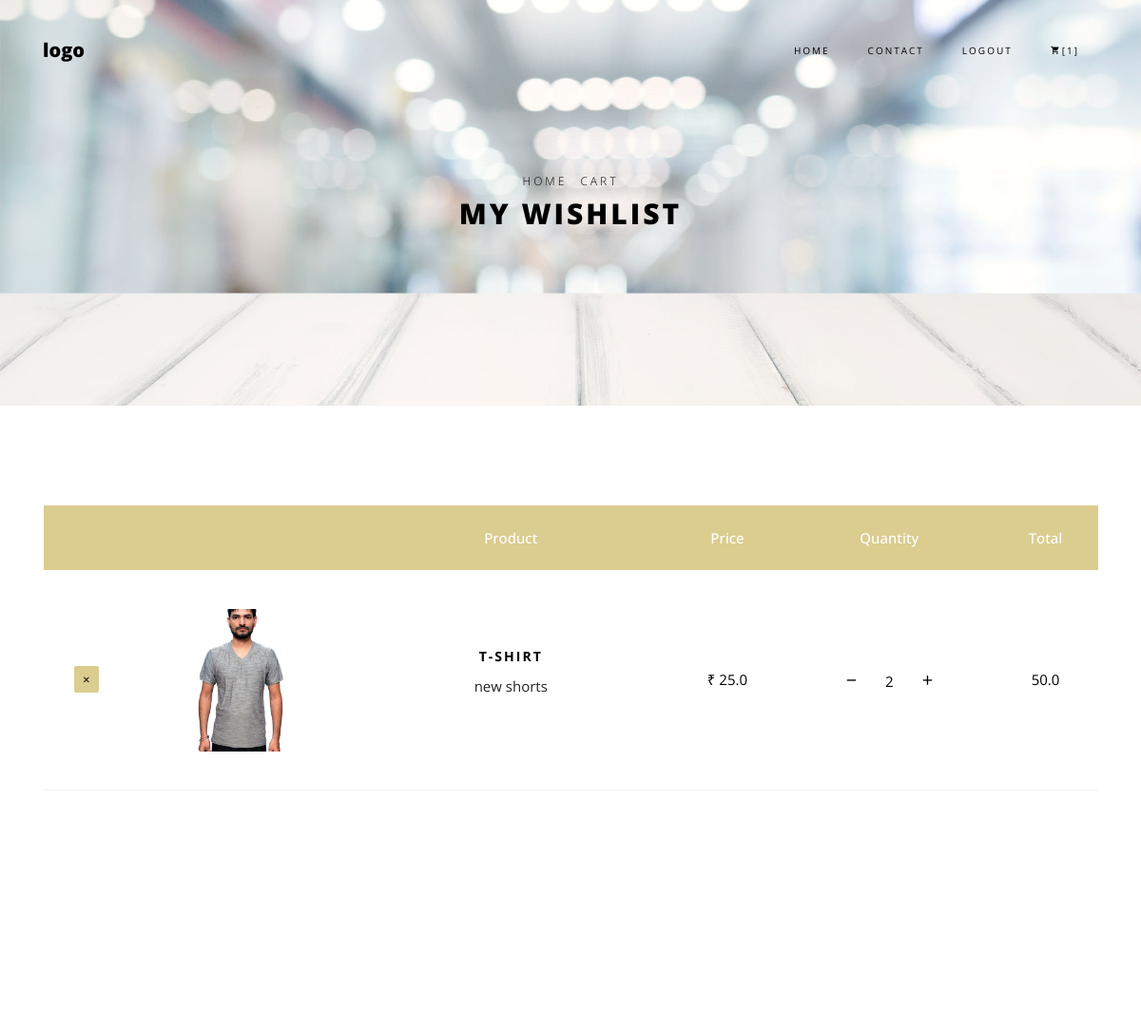
Before: /order-summary/ (signed in, upper part) with the older database file.
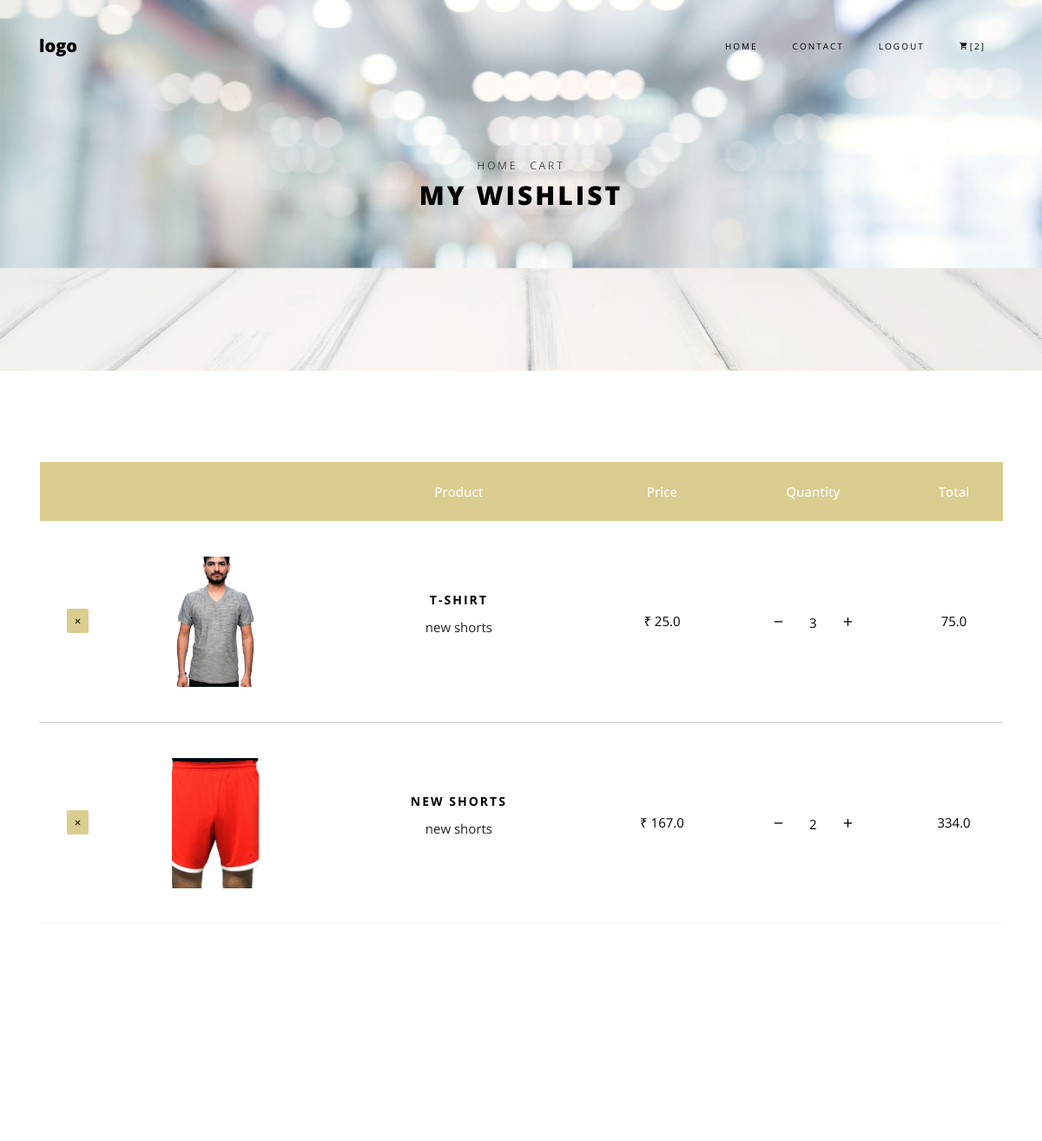
After: the same page with the newer database file.
### core/models.py (models this page shows, shortened)
class Order(models.Model):
    user = models.ForeignKey(settings.AUTH_USER_MODEL,
                             on_delete=models.CASCADE)
    items = models.ManyToManyField(OrderItem)
    start_date = models.DateTimeField(auto_now_add=True)
    ordered_date = models.DateTimeField()
    ordered = models.BooleanField(default=False)
    billing_address = models.ForeignKey(
        'BillingAddress', on_delete=models.SET_NULL, blank=True, null=True)
    payment = models.ForeignKey(
        'Payment', on_delete=models.SET_NULL, blank=True, null=True)
    def get_total(self):
        total = 0
        for order_item in self.items.all():
            total += order_item.get_final_price()
        return total

class OrderItem(models.Model):
    user = models.ForeignKey(settings.AUTH_USER_MODEL,
                             on_delete=models.CASCADE)
    ordered = models.BooleanField(default=False)
    item = models.ForeignKey(Item, on_delete=models.CASCADE)
    quantity = models.IntegerField(default=1)
    def get_total_item_price(self):
        return self.quantity * self.item.price
    def get_final_price(self):
        if self.item.discount_price:
            return self.get_total_discount_item_price()
        return self.get_total_item_price()

class Item(models.Model):
    title=models.CharField(max_length=100)
    price=models.FloatField()
    discount_price = models.FloatField(blank=True, null=True)
    category = models.CharField(choices=CATEGORY_CHOICES, max_length=3)
    typechoice = models.CharField(choices=TYPE_CHOICE, max_length=3)
    slug = models.SlugField()
    description = models.TextField()
    image = models.ImageField()
    def get_remove_from_cart_url(self):
        return reverse("core:remove-from-cart", kwargs={
            'slug': self.slug
        })

### core/views.py (the view)
# urls.py: path('order-summary/', OrderSummaryView.as_view(), name='order-summary'),
class OrderSummaryView(LoginRequiredMixin,View):
    def get(self, *args, **kwargs):
        try:
            order = Order.objects.get(user=self.request.user, ordered=False)
            context = {
                'object': order
            }
            return render(self.request, 'order_summary.html', context)
        except ObjectDoesNotExist:
            messages.error(self.request, "You do not have an active order")
            return redirect("/")

### core/templatetags/cart_template_tags.py (called while the page is built)
@register.filter
def cart_item_count(user):
    if user.is_authenticated:
        qs = Order.objects.filter(user=user, ordered=False)
        if qs.exists():
            return qs[0].items.count()
    return 0

### templates/order_summary.html (shortened to what this page needs)
{% extends 'base.html' %}
{% load static%}
{% block content %}
<div class="hero-wrap hero-bread" style="background-image: url('images/bg_6.jpg');">
      <div class="container">
        <div class="row no-gutters slider-text align-items-center justify-content-center">
          <div class="col-md-9 ftco-animate text-center">
          	<p class="breadcrumbs"><span class="mr-2"><a href="index.html">Home</a></span> <span>Cart</span></p>
            <h1 class="mb-0 bread">My Wishlist</h1>
          </div>
        </div>
      </div>
    </div>
    <section class="ftco-section ftco-cart">
			<div class="container">
				<div class="row">
    			<div class="col-md-12 ftco-animate">
    				<div class="cart-list">
	    				<table class="table">
						    <thead class="thead-primary">
						      <tr class="text-center">
						        <th>&nbsp;</th>
						        <th>&nbsp;</th>
						        <th>Product</th>
						        <th>Price</th>
						        <th>Quantity</th>
						        <th>Total</th>
						      </tr>
						    </thead>
                            {% for order_item in object.items.all %}
						    <tbody>
						      <tr class="text-center">
						        <td class="product-remove"><a href="{{ order_item.item.get_remove_from_cart_url }}"><span class="ion-ios-close"></span></a></td>
						        <td class="image-prod"><div class="img" style="background-image:url({{order_item.item.image.url}});"></div></td>
						        <td class="product-name">
						        	<h3>{{ order_item.item.title }}</h3>
						        	<p>{{ order_item.item.description}}</p>
						        </td>
						        <td class="price">&#8377 {{order_item.item.price}}</td>
						        		<td class="price"><a href="{% url 'core:remove-single-item-from-cart' order_item.item.slug%}" style="color:black;"><span style="margin-right:30px;font-size:20px;">&#8722;</span></a>{{order_item.quantity}}<a href="{% url 'core:add-to-cart' order_item.item.slug%}" style="color:black;"><span style="margin-left:30px;font-size:20px;">&#43;</span></a></td>
						        <td class="total">
                                    {% if order_item.item.discount_price %}
                                        {{order_item.get_total_discount_item_price}}
                                        (saving &#8377{{order_item.get_amount_saved}})
                                    {% else %}
                                        {{order_item.get_total_item_price}}
                                    {% endif %}
                                </td>
						      </tr>
						    {% endfor %}
						  </table>
					  </div>
    			</div>
    		</div>
            {% if object.get_total %}
    		<div class="row justify-content-start">
    		</div>
			</div>{% endif %}
		</section>
{% endblock content %}

### templates/base.html (shortened to what this page needs)
{% load static %}
{% load cart_template_tags %}
<!DOCTYPE html>
<html lang="en">
  <head>
    <link rel="stylesheet" href="https://cdnjs.cloudflare.com/ajax/libs/font-awesome/4.7.0/css/font-awesome.min.css">
    <link rel="stylesheet" href="{%static 'css/open-iconic-bootstrap.min.css' %}">
    <link rel="stylesheet" href="{%static 'css/animate.css' %}">
    <link rel="stylesheet" href="{%static 'css/owl.carousel.min.css' %}">
    <link rel="stylesheet" href="{%static 'css/owl.theme.default.min.css' %}">
    <link rel="stylesheet" href="{%static 'css/magnific-popup.css' %}">
    <link rel="stylesheet" href="{%static 'css/aos.css' %}">
    <link rel="stylesheet" href="{%static 'css/ionicons.min.css' %}">
    <link rel="stylesheet" href="{%static 'css/bootstrap-datepicker.css' %}">
    <link rel="stylesheet" href="{%static 'css/jquery.timepicker.css' %}">
    <link rel="stylesheet" href="{%static 'css/flaticon.css' %}">
    <link rel="stylesheet" href="{%static 'css/icomoon.css' %}">
    <link rel="stylesheet" href="{%static 'css/style.css' %}">
  </head>
  <body class="goto-here">
    <nav class="navbar navbar-expand-lg navbar-dark ftco_navbar bg-dark ftco-navbar-light" id="ftco-navbar">
	    <div class="container">
	      <a class="navbar-brand" href="#">logo</a>
	      <div class="collapse navbar-collapse" id="ftco-nav">
	        <ul class="navbar-nav ml-auto">
	          <li class="nav-item active"><a href="#" class="nav-link">Home</a></li>
	          <li class="nav-item"><a href="contact.html" class="nav-link">Contact</a></li>
	          {% if request.user.is_authenticated %}
            <li class="nav-item"><a href="{% url 'account_logout' %}" class="nav-link">Logout</a></li>
            <li class="nav-item cta cta-colored"><a href="#" class="nav-link"><span class="icon-shopping_cart"></span>[{{request.user|cart_item_count}}]</a></li>
            {% else %}
            <li class="nav-item"><a href="{% url 'account_login' %}" class="nav-link">Login</a></li>
            <li class="nav-item"><a href="{% url 'account_signup' %}" class="nav-link">Signup</a></li>
            {% endif %}
	        </ul>
	      </div>
	    </div>
	  </nav>
  {% block content%}
    {% endblock %}
  </body>
</html>

### static_in_env/css/icomoon.css (style rules this page uses)
[class^="icon-"], [class*=" icon-"] { font-family: 'icomoon' !important; speak: none; font-style: normal; font-weight: normal; font-variant: normal; text-transform: none; line-height: 1; -webkit-font-smoothing: antialiased; -moz-osx-font-smoothing: grayscale; }
.icon-shopping_cart:before { content: "\e8cc"; }

Changed rows visible on the page:
changed OrderItem "T-SHIRT": quantity "2" → "3"; get_total_item_price "50.0" → "75.0"
added OrderItem: item.image (picture), item "NEW SHORTS", item.description "new shorts", item.price "167.0", quantity "2", get_total_item_price "334.0"
Other visible differences:
{{ request.user|cart_item_count }}: "1" → "2"
